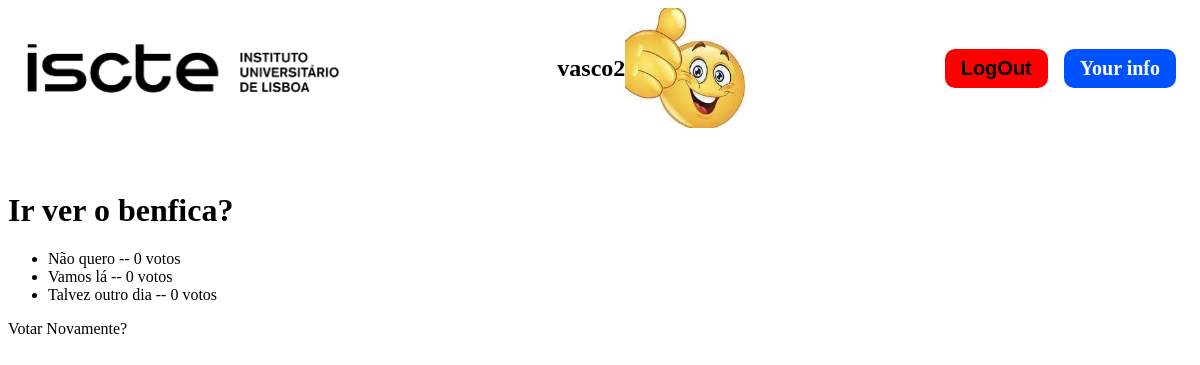
Screenshot of /votacao/11/resultados (signed in) with the database file from the repository.
### votacao/models.py (models this page shows, shortened)
class Aluno(models.Model):
    user = models.OneToOneField(User,on_delete=models.CASCADE)
    curso = models.CharField(max_length=100)
    grupo = models.CharField(max_length=100)
    maxVotes=models.IntegerField(default=0)
    voteCounter=models.IntegerField(default=0)
    hasPicture=models.BooleanField(default=False)

class Questao(models.Model):
    questao_texto=models.CharField(max_length=400)
    pub_data=models.DateTimeField('data de publicacao')

class Opcao(models.Model):
    questao = models.ForeignKey(Questao, on_delete=models.CASCADE)
    opcao_texto=models.CharField(max_length=400)
    votos = models.IntegerField(default=0)

### votacao/views.py (the view)
# urls.py: path("<int:questao_id>/resultados", views.resultados, name = "resultados"),
def resultados(request, questao_id):
    questao = get_object_or_404(Questao, pk=questao_id)
    return render(request, "votacao/resultados.html",{"questao":questao})

### votacao/templates/votacao/resultados.html
{% extends "votacao/index.html" %}
{% block content %}
    <h1>{{questao.questao_texto}}</h1>
    <ul>
        {% for opcao in questao.opcao_set.all %}
        <li>
            {{opcao.opcao_texto}} -- {{opcao.votos}}
            voto{{opcao.votos|pluralize}}
        </li>
        {% endfor %}
    </ul>
    <a href="{% url "votacao:detalhe" questao.id %}">Votar Novamente?</a>
{% endblock content %}

### votacao/templates/votacao/index.html (shortened to what this page needs)
{% load static %}
<!DOCTYPE html>
<html lang="en">
        <head>
            <link rel="stylesheet" type="text/css" href="{% static 'votacao/style.css' %}">
        </head>
    <body>
        <header>
            <img class="logo" src="{% static 'votacao/images/iscteLogo.png' %}" alt="NotFound">
            <section class="user-info">
                <h1>{{request.user.aluno.user}}</h1>
                {% if request.user.aluno.hasPicture %}
                    <img src="{% static 'media/' %}{{request.user.aluno.user}}.png">
                {% else %}
                    <img src="{% static 'votacao/images/NoImageFound.png' %}">
                {% endif %}
            </section>
            <nav class="header-nav">
                {% if not request.user.is_authenticated  %}
                    <a href="{% url "votacao:login" %}">LogIn</a>
                    <a href="{% url "votacao:register" %}">Register</a>
                {% else %}
                    <form method="post" action="{% url "votacao:index" %}">
                        <input class="logout" type="submit" name="logout" value="LogOut">
                    </form>
                    <a class="your-info" href="{% url "votacao:personalInfo" %}">Your info</a>
                {% endif %}
            </nav>
        </header>
        {% block content %}{% endblock content %}
    </body>
</html>

### votacao/static/votacao/style.css (style rules this page uses)
:root { --blue: rgb(0, 81, 255); }
a { text-decoration: none; color:black; }
body { background-image: linear-gradient(to bottom, white 45%, var(--blue)); background-attachment: fixed; }
header { display: flex; flex-direction: row; justify-content: space-between; align-items: center; margin-bottom: 4rem; }
.logo { width:350px; height:100px; }
.header-nav { display:flex; flex-direction: row; align-items: center; }
.header-nav a { margin:0rem 1rem; }
.header-nav .logout { padding:0.5rem 1rem; background-color: red; color:black; font-size: 20px; font-weight: bold; border-radius: 10px; border:none; }
.header-nav .your-info { padding: 0.5rem 1rem; background-color: var(--blue); color:white; font-size:20px; font-weight: bold; border-radius: 10px; }
.user-info { display:flex; flex-direction: row; align-items: center; }
.user-info img { width: 120px; height: 120px; }

### rows the page displays
Questao: questao_texto "Ir ver o benfica?"
Opcao: opcao_texto "Não quero", votos "0"
Opcao: opcao_texto "Vamos lá", votos "0"
Opcao: opcao_texto "Talvez outro dia", votos "0"

### other values shown
{{ request.user.aluno.user }} "vasco2"
